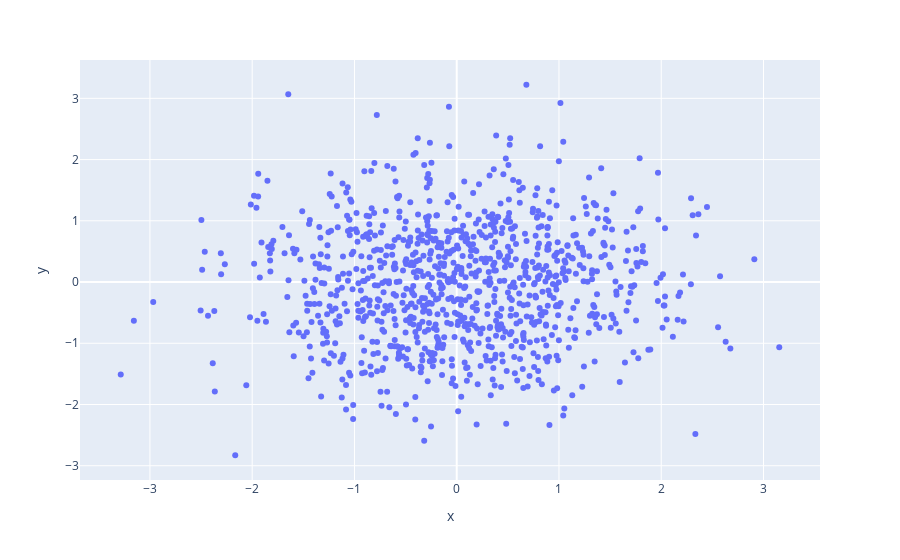

Write notebook code for a chart like this one.
### Code cell
px.scatter(x=x, y=y)

### Figure 1 — Plotly figure (JSON) as saved in the notebook; plotly's stock layout.template omitted (floating-point values rounded to 4 significant figures; data arrays with more than 128 entries replaced by an {"elided": "..."} marker saying what was removed)
{"data": [{"hovertemplate": "x=%{x}<br>y=%{y}<extra></extra>", "legendgroup": "", "marker": {"color": "#636efa", "symbol": "circle"}, "mode": "markers", "name": "", "orientation": "v", "showlegend": false, "type": "scatter", "x": {"elided": "1000 float values"}, "xaxis": "x", "y": {"elided": "1000 float values"}, "yaxis": "y"}], "layout": {"legend": {"tracegroupgap": 0}, "margin": {"t": 60}, "xaxis": {"anchor": "y", "domain": [0, 1], "title": {"text": "x"}}, "yaxis": {"anchor": "x", "domain": [0, 1], "title": {"text": "y"}}}}
